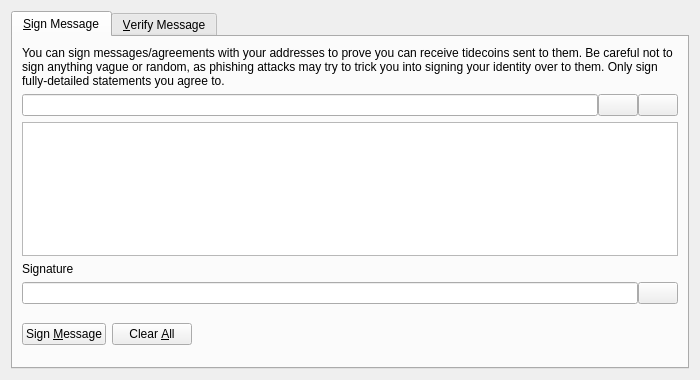
<?xml version="1.0" encoding="UTF-8"?>
<ui version="4.0">
 <class>SignVerifyMessageDialog</class>
 <widget class="QDialog" name="SignVerifyMessageDialog">
  <property name="geometry">
   <rect>
    <x>0</x>
    <y>0</y>
    <width>700</width>
    <height>380</height>
   </rect>
  </property>
  <property name="windowTitle">
   <string>Signatures - Sign / Verify a Message</string>
  </property>
  <property name="modal">
   <bool>true</bool>
  </property>
  <layout class="QVBoxLayout" name="verticalLayout">
   <item>
    <widget class="QTabWidget" name="tabWidget">
     <property name="currentIndex">
      <number>0</number>
     </property>
     <widget class="QWidget" name="tabSignMessage">
      <attribute name="title">
       <string>&amp;Sign Message</string>
      </attribute>
      <layout class="QVBoxLayout" name="verticalLayout_SM">
       <item>
        <widget class="QLabel" name="infoLabel_SM">
         <property name="text">
          <string>You can sign messages/agreements with your addresses to prove you can receive tidecoins sent to them. Be careful not to sign anything vague or random, as phishing attacks may try to trick you into signing your identity over to them. Only sign fully-detailed statements you agree to.</string>
         </property>
         <property name="textFormat">
          <enum>Qt::PlainText</enum>
         </property>
         <property name="wordWrap">
          <bool>true</bool>
         </property>
        </widget>
       </item>
       <item>
        <layout class="QHBoxLayout" name="horizontalLayout_1_SM">
         <property name="spacing">
          <number>0</number>
         </property>
         <item>
          <widget class="QValidatedLineEdit" name="addressIn_SM">
           <property name="toolTip">
            <string>The Tidecoin address to sign the message with</string>
           </property>
          </widget>
         </item>
         <item>
          <widget class="QPushButton" name="addressBookButton_SM">
           <property name="toolTip">
            <string>Choose previously used address</string>
           </property>
           <property name="text">
            <string/>
           </property>
           <property name="icon">
            <iconset resource="../bitcoin.qrc">
             <normaloff>:/icons/address-book</normaloff>:/icons/address-book</iconset>
           </property>
           <property name="shortcut">
            <string>Alt+A</string>
           </property>
           <property name="autoDefault">
            <bool>false</bool>
           </property>
          </widget>
         </item>
         <item>
          <widget class="QPushButton" name="pasteButton_SM">
           <property name="toolTip">
            <string>Paste address from clipboard</string>
           </property>
           <property name="text">
            <string/>
           </property>
           <property name="icon">
            <iconset resource="../bitcoin.qrc">
             <normaloff>:/icons/editpaste</normaloff>:/icons/editpaste</iconset>
           </property>
           <property name="shortcut">
            <string>Alt+P</string>
           </property>
           <property name="autoDefault">
            <bool>false</bool>
           </property>
          </widget>
         </item>
        </layout>
       </item>
       <item>
        <widget class="QPlainTextEdit" name="messageIn_SM">
         <property name="toolTip">
          <string>Enter the message you want to sign here</string>
         </property>
        </widget>
       </item>
       <item>
        <widget class="QLabel" name="signatureLabel_SM">
         <property name="text">
          <string>Signature</string>
         </property>
         <property name="textFormat">
          <enum>Qt::PlainText</enum>
         </property>
        </widget>
       </item>
       <item>
        <layout class="QHBoxLayout" name="horizontalLayout_2_SM">
         <property name="spacing">
          <number>0</number>
         </property>
         <item>
          <widget class="QLineEdit" name="signatureOut_SM">
           <property name="font">
            <font>
             <italic>true</italic>
            </font>
           </property>
           <property name="readOnly">
            <bool>true</bool>
           </property>
          </widget>
         </item>
         <item>
          <widget class="QPushButton" name="copySignatureButton_SM">
           <property name="toolTip">
            <string>Copy the current signature to the system clipboard</string>
           </property>
           <property name="text">
            <string/>
           </property>
           <property name="icon">
            <iconset resource="../bitcoin.qrc">
             <normaloff>:/icons/editcopy</normaloff>:/icons/editcopy</iconset>
           </property>
           <property name="autoDefault">
            <bool>false</bool>
           </property>
          </widget>
         </item>
        </layout>
       </item>
       <item>
        <layout class="QHBoxLayout" name="horizontalLayout_3_SM">
         <item>
          <widget class="QPushButton" name="signMessageButton_SM">
           <property name="toolTip">
            <string>Sign the message to prove you own this Tidecoin address</string>
           </property>
           <property name="text">
            <string>Sign &amp;Message</string>
           </property>
           <property name="icon">
            <iconset resource="../bitcoin.qrc">
             <normaloff>:/icons/edit</normaloff>:/icons/edit</iconset>
           </property>
           <property name="autoDefault">
            <bool>false</bool>
           </property>
          </widget>
         </item>
         <item>
          <widget class="QPushButton" name="clearButton_SM">
           <property name="toolTip">
            <string>Reset all sign message fields</string>
           </property>
           <property name="text">
            <string>Clear &amp;All</string>
           </property>
           <property name="icon">
            <iconset resource="../bitcoin.qrc">
             <normaloff>:/icons/remove</normaloff>:/icons/remove</iconset>
           </property>
           <property name="autoDefault">
            <bool>false</bool>
           </property>
          </widget>
         </item>
         <item>
          <spacer name="horizontalSpacer_1_SM">
           <property name="orientation">
            <enum>Qt::Horizontal</enum>
           </property>
           <property name="sizeHint" stdset="0">
            <size>
             <width>40</width>
             <height>48</height>
            </size>
           </property>
          </spacer>
         </item>
         <item>
          <widget class="QLabel" name="statusLabel_SM">
           <property name="font">
            <font>
             <weight>75</weight>
             <bold>true</bold>
            </font>
           </property>
           <property name="text">
            <string/>
           </property>
           <property name="wordWrap">
            <bool>true</bool>
           </property>
          </widget>
         </item>
         <item>
          <spacer name="horizontalSpacer_2_SM">
           <property name="orientation">
            <enum>Qt::Horizontal</enum>
           </property>
           <property name="sizeHint" stdset="0">
            <size>
             <width>40</width>
             <height>48</height>
            </size>
           </property>
          </spacer>
         </item>
        </layout>
       </item>
      </layout>
     </widget>
     <widget class="QWidget" name="tabVerifyMessage">
      <attribute name="title">
       <string>&amp;Verify Message</string>
      </attribute>
      <layout class="QVBoxLayout" name="verticalLayout_VM">
       <item>
        <widget class="QLabel" name="infoLabel_VM">
         <property name="text">
          <string>Enter the receiver's address, message (ensure you copy line breaks, spaces, tabs, etc. exactly) and signature below to verify the message. Be careful not to read more into the signature than what is in the signed message itself, to avoid being tricked by a man-in-the-middle attack. Note that this only proves the signing party receives with the address, it cannot prove sendership of any transaction!</string>
         </property>
         <property name="textFormat">
          <enum>Qt::PlainText</enum>
         </property>
         <property name="alignment">
          <set>Qt::AlignLeading|Qt::AlignLeft|Qt::AlignTop</set>
         </property>
         <property name="wordWrap">
          <bool>true</bool>
         </property>
        </widget>
       </item>
       <item>
        <layout class="QHBoxLayout" name="horizontalLayout_1_VM">
         <property name="spacing">
          <number>0</number>
         </property>
         <item>
          <widget class="QValidatedLineEdit" name="addressIn_VM">
           <property name="toolTip">
            <string>The Tidecoin address the message was signed with</string>
           </property>
          </widget>
         </item>
         <item>
          <widget class="QPushButton" name="addressBookButton_VM">
           <property name="toolTip">
            <string>Choose previously used address</string>
           </property>
           <property name="text">
            <string/>
           </property>
           <property name="icon">
            <iconset resource="../bitcoin.qrc">
             <normaloff>:/icons/address-book</normaloff>:/icons/address-book</iconset>
           </property>
           <property name="shortcut">
            <string>Alt+A</string>
           </property>
           <property name="autoDefault">
            <bool>false</bool>
           </property>
          </widget>
         </item>
        </layout>
       </item>
       <item>
        <widget class="QPlainTextEdit" name="messageIn_VM"/>
       </item>
       <item>
        <widget class="QValidatedLineEdit" name="signatureIn_VM"/>
       </item>
       <item>
        <layout class="QHBoxLayout" name="horizontalLayout_2_VM">
         <item>
          <widget class="QPushButton" name="verifyMessageButton_VM">
           <property name="toolTip">
            <string>Verify the message to ensure it was signed with the specified Tidecoin address</string>
           </property>
           <property name="text">
            <string>Verify &amp;Message</string>
           </property>
           <property name="icon">
            <iconset resource="../bitcoin.qrc">
             <normaloff>:/icons/transaction_0</normaloff>:/icons/transaction_0</iconset>
           </property>
           <property name="autoDefault">
            <bool>false</bool>
           </property>
          </widget>
         </item>
         <item>
          <widget class="QPushButton" name="clearButton_VM">
           <property name="toolTip">
            <string>Reset all verify message fields</string>
           </property>
           <property name="text">
            <string>Clear &amp;All</string>
           </property>
           <property name="icon">
            <iconset resource="../bitcoin.qrc">
             <normaloff>:/icons/remove</normaloff>:/icons/remove</iconset>
           </property>
           <property name="autoDefault">
            <bool>false</bool>
           </property>
          </widget>
         </item>
         <item>
          <spacer name="horizontalSpacer_1_VM">
           <property name="orientation">
            <enum>Qt::Horizontal</enum>
           </property>
           <property name="sizeHint" stdset="0">
            <size>
             <width>40</width>
             <height>48</height>
            </size>
           </property>
          </spacer>
         </item>
         <item>
          <widget class="QLabel" name="statusLabel_VM">
           <property name="font">
            <font>
             <weight>75</weight>
             <bold>true</bold>
            </font>
           </property>
           <property name="text">
            <string/>
           </property>
           <property name="wordWrap">
            <bool>true</bool>
           </property>
          </widget>
         </item>
         <item>
          <spacer name="horizontalSpacer_2_VM">
           <property name="orientation">
            <enum>Qt::Horizontal</enum>
           </property>
           <property name="sizeHint" stdset="0">
            <size>
             <width>40</width>
             <height>48</height>
            </size>
           </property>
          </spacer>
         </item>
        </layout>
       </item>
      </layout>
     </widget>
    </widget>
   </item>
  </layout>
 </widget>
 <customwidgets>
  <customwidget>
   <class>QValidatedLineEdit</class>
   <extends>QLineEdit</extends>
   <header>qt/qvalidatedlineedit.h</header>
  </customwidget>
 </customwidgets>
 <resources>
  <include location="../bitcoin.qrc"/>
 </resources>
 <connections/>
</ui>
